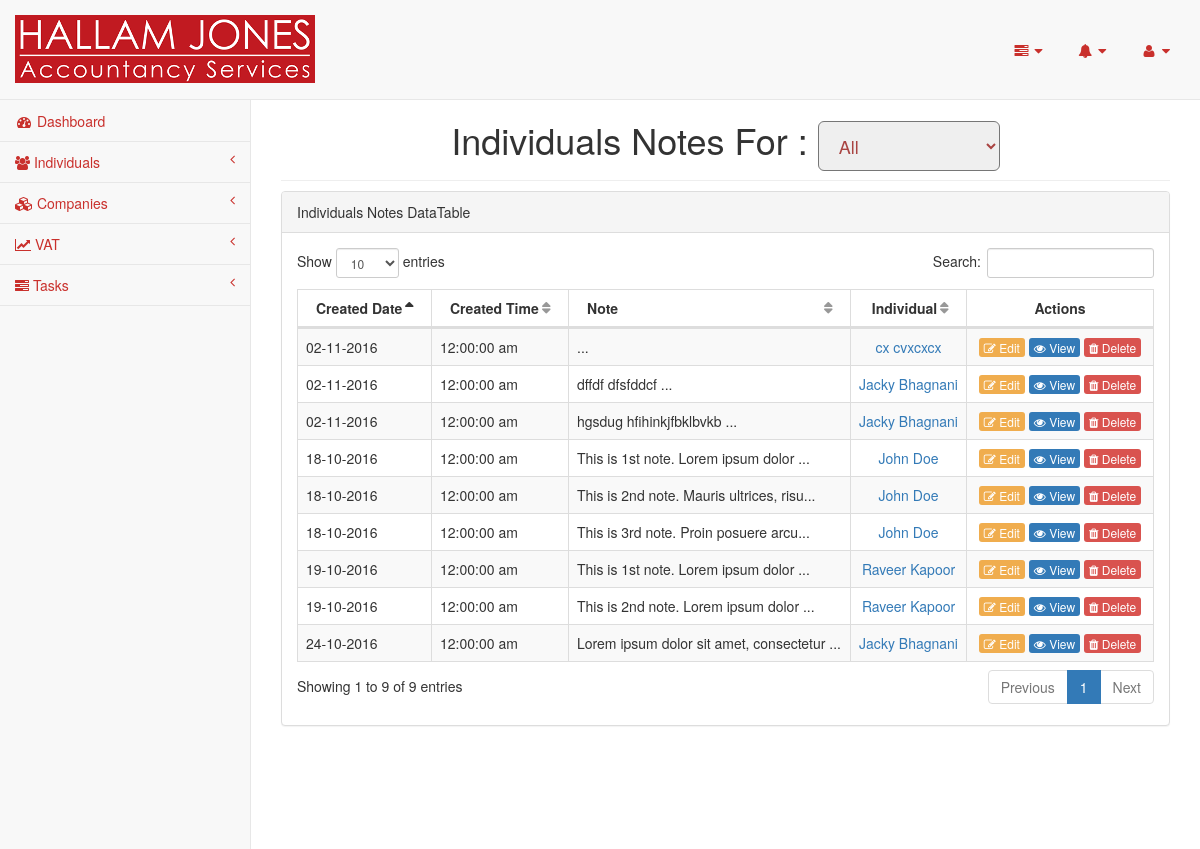
The app's page /pages/individuals-notes.php (signed in) with its own data.
### tables this page shows
CREATE TABLE `notes` (
  `id` int(11) NOT NULL,
  `individual_id` int(11) DEFAULT NULL,
  `company_id` int(11) DEFAULT NULL,
  `note_title` varchar(250) NOT NULL,
  `note` text NOT NULL,
  `note_creation_date` date NOT NULL
);

CREATE TABLE `individuals` (
  `id` int(11) NOT NULL,
  `client_id` varchar(200) NOT NULL,
  `firstname` varchar(100) NOT NULL,
  `surname` varchar(100) NOT NULL,
  `maiden_name` varchar(100) NOT NULL,
  `address1` text NOT NULL,
  `no_of_address` int(4) NOT NULL,
  `postcode` varchar(100) NOT NULL,
  `country_id` int(11) NOT NULL,
  `uk_address` text NOT NULL,
  `uk_address_description` varchar(200) NOT NULL,
  `telephone` varchar(100) NOT NULL,
  `no_of_telephone` int(4) NOT NULL,
  `email` varchar(100) NOT NULL,
  `no_of_email` int(4) NOT NULL,
  `company_director_of` int(11) DEFAULT NULL,
  `national_insurance` varchar(200) NOT NULL,
  `dob` date DEFAULT NULL,
  `place_of_birth` varchar(100) NOT NULL,
  `date_of_death` date DEFAULT NULL,
  `nationality` varchar(100) NOT NULL,
  `passport_no` varchar(100) NOT NULL,
  `marital_status` enum('Single','Married','Cohabiting','Divorced','Widowed','Separated','Not disclosed') NOT NULL DEFAULT 'Not disclosed',
  `date_of_marriage` date DEFAULT NULL,
  `place_of_marriage` varchar(100) NOT NULL,
  `active` enum('Yes','No') NOT NULL,
  `on_stop` enum('Yes','No') NOT NULL,
  `engagement_start_date` date DEFAULT NULL,
  `engagement_end_date` date DEFAULT NULL,
  `p_firstname` varchar(100) NOT NULL,
  `p_surname` varchar(100) NOT NULL,
  `p_maiden_name` varchar(100) NOT NULL,
  `p_address` text NOT NULL,
  `p_postcode` varchar(100) NOT NULL,
  `p_country_id` int(11) NOT NULL,
  `p_telephone` varchar(100) NOT NULL,
  `p_email` varchar(100) NOT NULL,
  `p_dob` date DEFAULT NULL,
  `p_place_of_birth` varchar(100) NOT NULL,
  `p_date_of_death` date DEFAULT NULL,
  `p_nationality` varchar(100) NOT NULL,
  `p_passport_no` varchar(100) NOT NULL,
  `first_tax_year_due` varchar(10) NOT NULL,
  `requires_tax_return` enum('Yes','No') NOT NULL DEFAULT 'No',
  `utr` bigint(10) DEFAULT NULL,
  `vat_registered` enum('Yes','No') NOT NULL DEFAULT 'No',
  `business_commencement_date` date DEFAULT NULL,
  `other_paid_employment` enum('Yes','No') NOT NULL DEFAULT 'No',
  `first_year_p45_p60` enum('Yes','No') NOT NULL DEFAULT 'Yes',
  `subsequent_years_p45_p60` enum('Yes','No') NOT NULL DEFAULT 'Yes',
  `fee` int(11) NOT NULL,
  `fee_type` enum('Monthly','Annual') NOT NULL,
  `reference` varchar(150) NOT NULL,
  `uk_sixtyfour_eight_to_hmrc` enum('Yes','No') NOT NULL DEFAULT 'No',
  `uk_sixtyfour_eight_to_hmrc_date` date NOT NULL,
  `payroll_required` enum('Yes','No') NOT NULL DEFAULT 'No',
  `paye_office_code` varchar(8) NOT NULL,
  `paye_reference` varchar(100) NOT NULL,
  `social_security_no` varchar(100) NOT NULL,
  `siret_number` varchar(100) NOT NULL,
  `business_regime` varchar(100) NOT NULL,
  `f_business_commencement_date` date DEFAULT NULL,
  `f_business_end_date` date DEFAULT NULL,
  `f_first_tax_year_due` varchar(10) NOT NULL,
  `f_fee` int(11) NOT NULL,
  `f_prvious_address` text NOT NULL,
  `fiscal_no_first` varchar(50) NOT NULL,
  `fiscal_no_second` varchar(50) NOT NULL,
  `fip_no` varchar(50) NOT NULL,
  `fd5` enum('Yes','No') NOT NULL DEFAULT 'No',
  `p85` enum('Yes','No') NOT NULL DEFAULT 'No',
  `nrl1` enum('Yes','No') NOT NULL DEFAULT 'No',
  `s1` enum('Yes','No') NOT NULL DEFAULT 'No',
  `sixtyfour_eight_to_hmrc` enum('Yes','No') NOT NULL DEFAULT 'No',
  `fd5_date` date NOT NULL,
  `p85_date` date NOT NULL,
  `nrl1_date` date NOT NULL,
  `s1_date` date NOT NULL,
  `sixtyfour_eight_to_hmrc_date` date NOT NULL,
  `teledeclarant_number` varchar(250) NOT NULL,
  `service_impots_particulier_password` varchar(250) NOT NULL,
  `cdi_address` text NOT NULL,
  `no_of_note` int(4) NOT NULL
);

### pages/dbconnection.php (called while the page is built, shortened)
<?php
class Dbconnection{
	protected $db_name = "hallam";
	protected $db_user = "root";
	protected $db_pass = "";
	protected $db_host = "localhost";
	public function connect(){
		$this->db_conn = mysqli_connect($this->db_host, $this->db_user, $this->db_pass, $this->db_name);
		return true;
	}
}
$db=new Dbconnection();
?>

### pages/individuals-notes.php (the view, shortened to what this page needs)
<?php
require_once('header.php');
require_once('sidebar.php');
if(isset($_REQUEST['individual_id'])){
    $individual_id = $_REQUEST['individual_id'];
    if($individual_id != ""){
        $query_string = " WHERE individual_id = " . $_REQUEST['individual_id'];
    }else{
        $query_string = " WHERE individual_id IS NOT NULL";
    }
}else{
    $query_string = " WHERE individual_id IS NOT NULL";
}
$result = mysqli_query($db->db_conn, "SELECT * FROM notes" . $query_string);
?>
        <div id="page-wrapper">
            <div class="row">
                <div class="col-lg-12">
                    <h1 class="page-header text-center">Individuals Notes For :
                        <select class="btn-lg btn-group text-danger" id="notesForIndividual" name="notes_for_individual" >
                            <option value="">All</option>
                        </select>
                    </h1>
                </div>
            </div>
            <div class="row">
                <div class="col-lg-12">
                    <div class="panel panel-default">
                        <div class="panel-heading">
                            Individuals Notes DataTable
                        </div>
                        <div class="panel-body">
                            <div class="dataTable_wrapper table-responsive">
                                <table class="table table-striped table-bordered table-hover" id="dataTables-example">
                                    <thead>
                                        <tr>
                                            <th>Created Date</th>
                                            <th>Created Time</th>
                                            <th>Note</th>
                                            <th class="text-center">Individual</th>
                                            <th class="remove-shorting-icons text-center" style="width:150px;">Actions</th>
                                        </tr>
                                    </thead>
                                    <tbody>
                                        <?php
                                        if($result->num_rows > 0){
                                            while($row = $result->fetch_array()){
                                                ?>
                                                <tr class="odd gradeA">
                                                    <td><?php echo date('d-m-Y', strtotime($row["note_creation_date"])); ?></td>
                                                    <td><?php echo date('h:i:s a', strtotime($row["note_creation_date"])); ?></td>
                                                    <td><?php echo substr($row["note"], 0, 40)."..."; ?></td>
                                                    <?php
                                                        $resultIndividual = mysqli_query($db->db_conn, "SELECT * FROM individuals WHERE id = ".$row["individual_id"]);
                                                        if($resultIndividual->num_rows > 0){
                                                            while($rowIndividual = $resultIndividual->fetch_assoc()){
                                                                echo '<td class="text-center"><a href="individual.php?id='.$rowIndividual["id"].'" target="_blank"> '.$rowIndividual["firstname"].' '. $rowIndividual["surname"].'</a></td>';
                                                            }
                                                        }else{
                                                            echo '<td class="text-center"><div class="error-message">No Individual</div></td>';
                                                        }
                                                    ?>
                                                    <td class="text-center">
                                                        <a class="btn-xs btn-warning" href="edit-note.php?id=<?php echo $row["id"]; ?>"><i class="fa fa-edit"></i> Edit</a>
                                                        <a class="btn-xs btn-primary" href="note.php?id=<?php echo $row["id"]; ?>"><i class="fa fa-eye"></i> View</a>
                                                        <a class="btn-xs btn-danger" onclick="deleteContent(<?php echo $row["id"]; ?>, 'note')" href="javascript:void(0)"><i class="fa fa-trash"></i> Delete</a>
                                                    </td>
                                                </tr>
                                            <?php
                                            }
                                        }
                                        ?>
                                    </tbody>
                                </table>
                            </div>
                        </div>
                    </div>
                </div>
            </div>
        </div>
<?php require_once('footer.php');?>

### records on screen
notes: note_creation_date "18-10-2016", note_creation_date "12:00:00 am", note "This is 1st note. Lorem ipsum dolor"
individuals: firstname "John", surname "Doe"
notes: note_creation_date "18-10-2016", note_creation_date "12:00:00 am", note "This is 2nd note. Mauris ultrices, risu"
notes: note_creation_date "18-10-2016", note_creation_date "12:00:00 am", note "This is 3rd note. Proin posuere arcu"
notes: note_creation_date "19-10-2016", note_creation_date "12:00:00 am", note "This is 1st note. Lorem ipsum dolor"
individuals: firstname "Raveer", surname "Kapoor"
notes: note_creation_date "19-10-2016", note_creation_date "12:00:00 am", note "This is 2nd note. Lorem ipsum dolor"
notes: note_creation_date "24-10-2016", note_creation_date "12:00:00 am", note "Lorem ipsum dolor sit amet, consectetur"
individuals: firstname "Jacky", surname "Bhagnani"
notes: note_creation_date "02-11-2016", note_creation_date "12:00:00 am"
individuals: firstname "cx", surname "cvxcxcx"
notes: note_creation_date "02-11-2016", note_creation_date "12:00:00 am", note "dffdf dfsfddcf"
individuals: firstname "Jacky", surname "Bhagnani"
notes: note_creation_date "02-11-2016", note_creation_date "12:00:00 am", note "hgsdug hfihinkjfbklbvkb"
